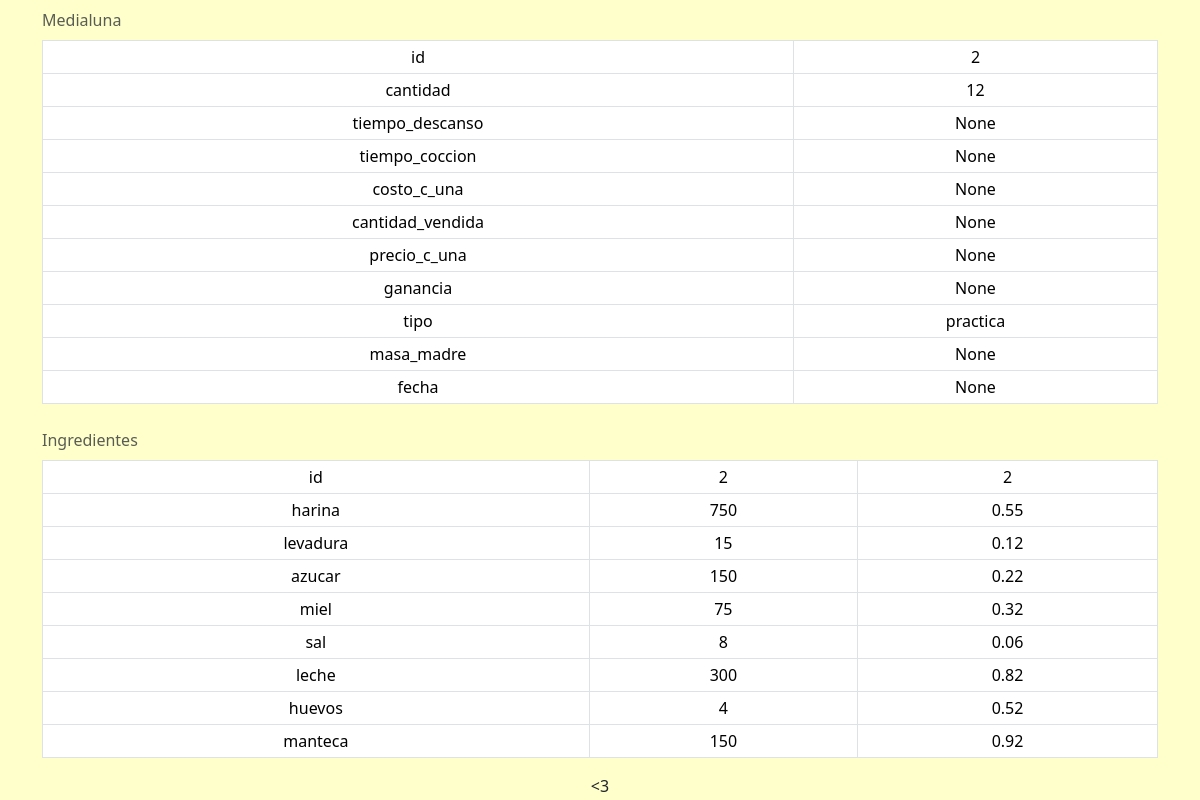
The app's page /medialunas/2 with its own data.
### tables this page shows
CREATE TABLE "medialunas" (
	"id"	INTEGER NOT NULL UNIQUE,
	"cantidad"	INTEGER,
	"tiempo_descanso"	REAL,
	"tiempo_coccion"	REAL,
	"costo_c_una"	REAL,
	"cantidad_vendida"	INTEGER,
	"precio_c_una"	REAL,
	"ganancia"	REAL,
	"tipo"	TEXT,
	"masa_madre"	INTEGER, "fecha" TEXT,
	PRIMARY KEY("id" AUTOINCREMENT)
);

CREATE TABLE ingredientes (
	id INTEGER NOT NULL,
	harina INTEGER,
	levadura INTEGER,
	azucar INTEGER,
	miel INTEGER,
	sal INTEGER,
	leche INTEGER,
	huevos INTEGER,
	manteca INTEGER,
	FOREIGN KEY(id) REFERENCES medialunas(id)
);

CREATE TABLE precios (
	id INTEGER NOT NULL,
	harina REAL,
	levadura REAL,
	azucar REAL,
	miel REAL,
	sal REAL,
	leche REAL,
	huevos REAL,
	manteca REAL,
	FOREIGN KEY(id) REFERENCES medialunas(id)
);

### app.py (the view)
@app.route('/medialunas/<int:id>')
def mostrar_medialunas(id: int):
    with sqlite3.connect(database) as connection:
        cursor = connection.cursor()
        cursor.execute("SELECT * FROM medialunas WHERE id=?", (str(id),))
        selected_medialuna = cursor.fetchone()
        cursor.execute("SELECT * FROM ingredientes WHERE id=?", (str(id),))
        selected_ingredientes = cursor.fetchone()
        cursor.execute("SELECT * FROM precios WHERE id=?", (str(id),))
        selected_precios = cursor.fetchone()
    print(COLUMNAS_INGREDIENTES_PRECIOS)
    medialuna = {}
    ingredientes = {}
    precios = {}
    if selected_medialuna != None:
        for i in range(len(COLUMNAS_MEDIALUNAS)):
            medialuna[COLUMNAS_MEDIALUNAS[i]] = selected_medialuna[i]
    if selected_ingredientes != None:
        for i in range(len(COLUMNAS_INGREDIENTES_PRECIOS)):
            ingredientes[COLUMNAS_INGREDIENTES_PRECIOS[i]] = selected_ingredientes[i]
    if selected_precios != None:
        for i in range(len(COLUMNAS_INGREDIENTES_PRECIOS)):
            precios[COLUMNAS_INGREDIENTES_PRECIOS[i]] = selected_precios[i]
    return render_template("medialunas.html", medialuna=medialuna,
                           ingredientes=ingredientes, precios=precios)

### templates/medialunas.html (shortened to what this page needs)
{% extends "layout.html" %}
{% block main %}
<div class="container table-responsive-sm">
    <table class="table table-sm table-hover table-bordered">
        <caption> Medialuna </caption>
        <tbody>
            {% for key in medialuna %}
            <tr>
                <td>
                    {{ key }}
                </td>
                <td>
                    {{ medialuna[key] }}
                </td>
            </tr>
            {% endfor %}
        </tbody>
    </table>
    <table class="table table-sm table-hover table-bordered">
        <caption> Ingredientes </caption>
        <tbody>
            {% for key in ingredientes %}
            <tr>
                <td>
                    {{ key }}
                </td>
                <td>
                    {{ ingredientes[key] }}
                </td>
                <td>
                    {{ precios[key] }}
                </td>
            </tr>
            {% endfor %}
        </tbody>
    </table>
</div>
{% endblock %}

### static/styles.css (style rules this page uses)
body { background-color: #ffffcc !important; text-align: center !important; }
caption { caption-side: top; }

### records on screen
medialunas: id "2" "12" "practica"
ingredientes: id "2" "750" "15" "150" "75" "8" "300" "4" "150"
precios: id "2" "0.55" "0.12" "0.22" "0.32" "0.06" "0.82" "0.52" "0.92"

### other values on screen
{{ key }} "id" "cantidad" "tiempo_descanso" "tiempo_coccion" "costo_c_una" "cantidad_vendida" "precio_c_una" "ganancia" "tipo" "masa_madre" "fecha"
{{ medialuna[key] }} "None" "None" "None" "None" "None" "None" "None" "None"
{{ key }} "id" "harina" "levadura" "azucar" "miel" "sal" "leche" "huevos" "manteca"
